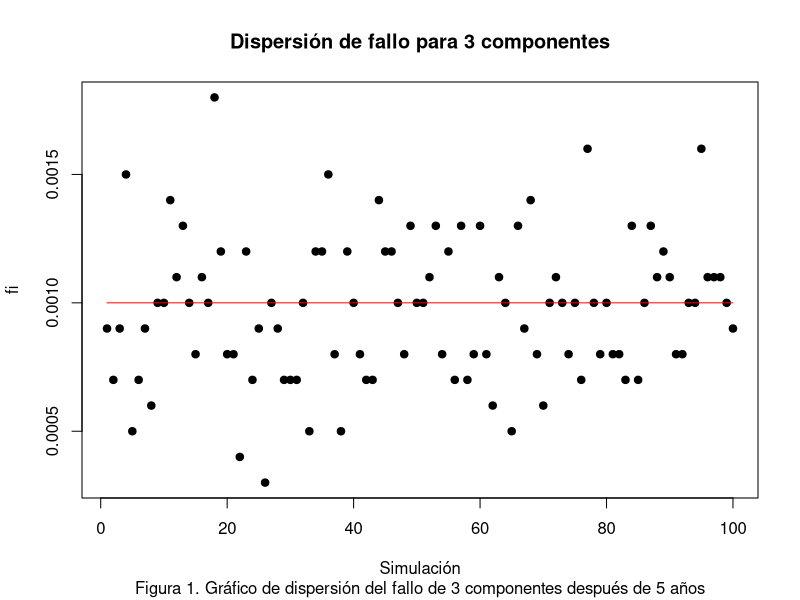
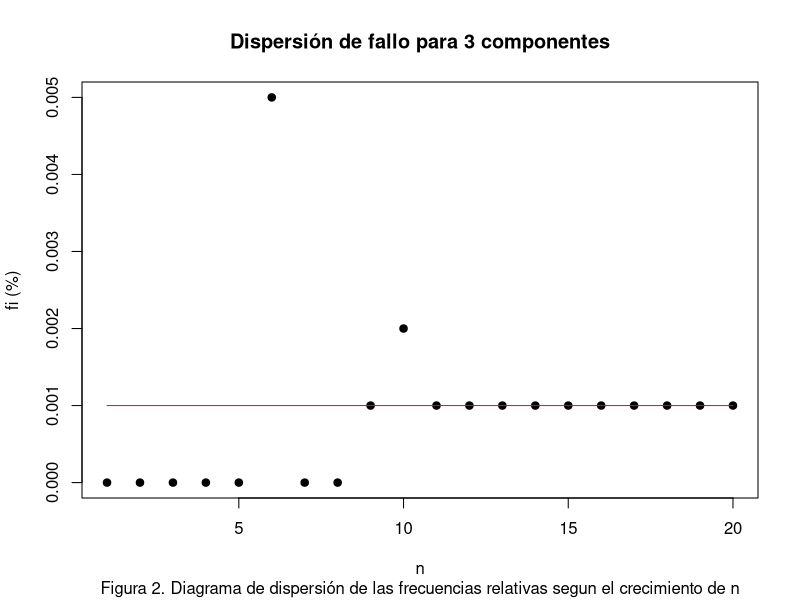

Here is the R script that generated these plots, in order:
set.seed(101) # Semilla de aleatoriedad.

# Se asume que 3 indica que los 3 componentes fallaron.
experimento <- rbinom(5, size = 3, prob = 0.1)
print(experimento)

# Punto 1.
f_n <- replicate(100, sum((rbinom(10000, size = 3, prob = 0.1) == 3)/ 10000))

# a), b) y c).
plot(1:100,
     f_n,pch=19,
     main = "Dispersión de fallo para 3 componentes",
     ylab="fi",
     xlab ="Simulación",
     sub="Figura 1. Gráfico de dispersión del fallo de 3 componentes después de 5 años")
lines(1:100,
      rep(0.001,100), col = "red")

# Punto 2.
n <- c(20, 30, 40, 50, 100, 200, 300, 400, 1000, 20000, 40000, 50000, 60000, 70000, 80000, 90000, 100000, 200000, 500000, 1000000)
length(n)
f_n <- c() # Frecuencia Relativa.
for (i in n){
  f_n <- c(f_n,round(sum(rbinom(i, size=3,prob=0.1) == 3)/i, 3))
}
print(f_n)
plot(1:20,
     f_n,
     pch=19,
     main = "Dispersión de fallo para 3 componentes",
     ylab="fi (%)",
     xlab ="n",
     sub="Figura 2. Diagrama de dispersión de las frecuencias relativas segun el crecimiento de n")
lines(1:20,
      rep(0.001,20), col = "red")